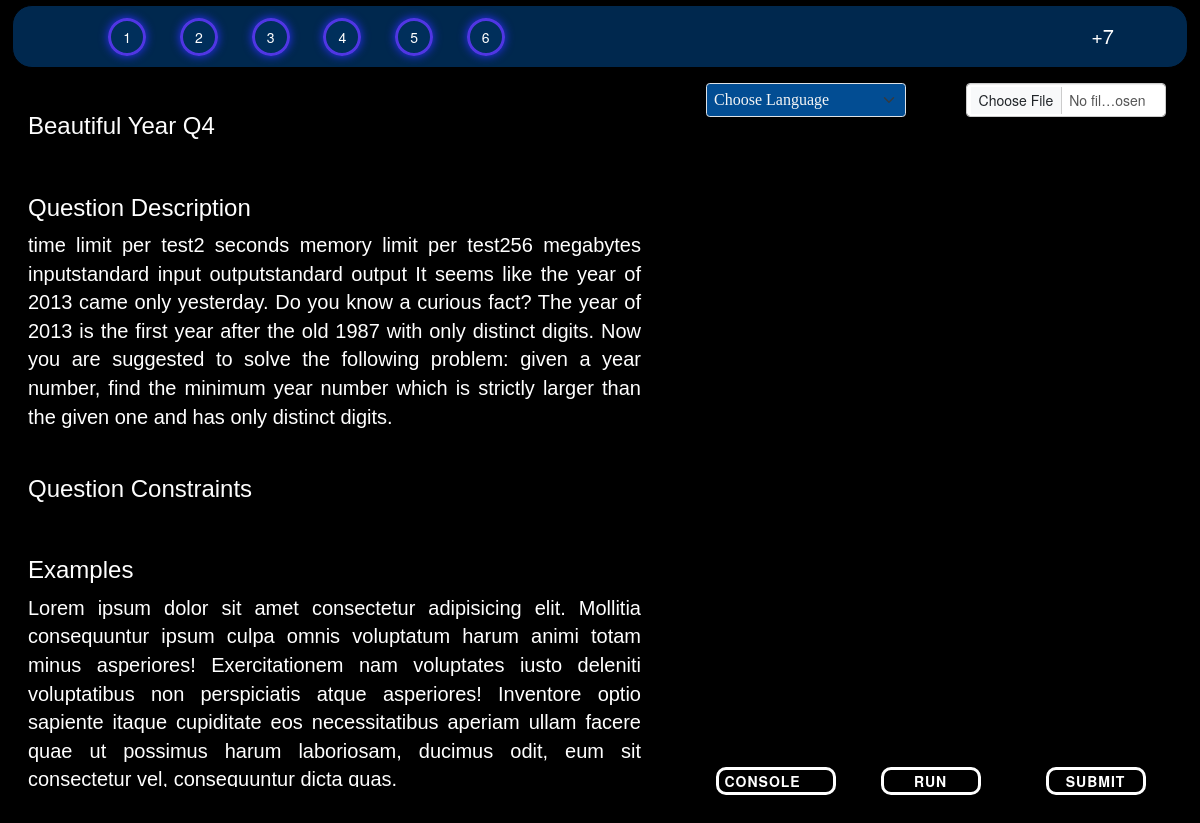
/question/3 (signed in), run on the app's committed database.
### app1/models.py (models this page shows)
class Question(models.Model):
    q_id = models.IntegerField(primary_key=True)
    questionNumber = models.IntegerField(null=True)
    q_title = models.CharField(max_length=40)
    q_descrp =models.TextField()
    q_ip_formate = models.TextField(null=True,blank=True)
    q_op_formate = models.TextField(null=True,blank=True)
    q_const = models.TextField(null=True,blank=True)
    q_sip = models.TextField(null=True,blank=True)
    q_sop = models.TextField(null=True,blank=True)
    q_diff_level = models.CharField( max_length=50)
    q_point = models.IntegerField(default=0)
    q_aqrcy = models.IntegerField(default=0)
    q_subns = models.IntegerField(default=0)
    q_time_limit = models.IntegerField(null=True,default=1)
    q_memory_limit = models.IntegerField(null=True,default=50000)
    isForJuniors = models.BooleanField(default=True)
    def __str__(self):
        return f"{self.q_id}"

### app1/views.py (the view)
# urls.py: path('question/', views.questions, name='questions'),
@login_required(login_url='login')
def question(request,id):
    context={}
    user = User.objects.get(username=request.user)
    player = Player.objects.get(user=user)
    team = Team.objects.get(user__username=request.user)
    question = Question.objects.get(questionNumber=id,isForJuniors=player.p_is_junior)
    print("question",question)
    print("this is user : ",user,"with team id : ",team)
    context["question"]=question
    context["player"]=player
    context["team"]=team
    context["isSolved"]=False
    try:
        submission = Submission.objects.filter(team=team,q_id=question,q_status="AC").last()
        print("last accepted submission ",submission)
        context["isSolved"]=True
        context["user_code"]=json.dumps(submission.s_code)
    except:
        try:
            submission = Submission.objects.filter(player=user,q_id=question).last()
            context["isSolved"]=True
            context["user_code"]=json.dumps(submission.s_code)
        except:
            context["isSolved"]=False
            context["user_code"]=json.dumps("#Write your code here..")
    try:
        if submission.s_language == "cpp":
            context["code_lang_cpp"]="cpp"
        if submission.s_language == "c":
            context["code_lang_c"]="c"
    except:
        pass
    print("user code  : ",context["user_code"])
    return render(request,"app1/codingPage.html",context)

### app1/models.py (called while the page is built)
    def __str__(self) -> str:
        return f"{self.id}"

### app1/templates/app1/codingPage.html (shortened to what this page needs)
<!DOCTYPE html>
{% load static %}
<html lang="en">
<head>
    <link rel="stylesheet" href="{% static 'app1/css/codingPage.css' %}">
    <link href="https://cdn.jsdelivr.net/npm/bootstrap@5.3.0-alpha1/dist/css/bootstrap.min.css" rel="stylesheet">
    <link href="https://cdnjs.cloudflare.com/ajax/libs/prism/1.24.1/themes/prism.min.css" rel="stylesheet" />
    <link rel="stylesheet" href="https://maxcdn.bootstrapcdn.com/bootstrap/3.4.1/css/bootstrap.min.css">
</head>
<body class="mainBody" userDetails= {"user":"{{request.user}}","questionNumber":"{{question.questionNumber}}"}>
<section class="head-strip">
   <div class="questions ">
     <div class="queno"><button type="button  "class=" btn  btn-dark" id="qbtn" onclick="location.href='/question/1'">1</button></div>
     <div class="queno"><button type="button " class=" btn btn-dark   " id="qbtn" onclick="location.href='/question/2'">2</button></div>
     <div class="queno"><button type="button " class=" btn btn-dark   " id="qbtn" onclick="location.href='/question/3'">3</button></div>
     <div class="queno"><button type="button " class=" btn btn-dark   " id="qbtn" onclick="location.href='/question/4'">4</button></div>
     <div class="queno"><button type="button " class=" btn btn-dark   " id="qbtn" onclick="location.href='/question/5'">5</button></div>
     <div class="queno"><button type="button " class=" btn btn-dark   " id="qbtn" onclick="location.href='/question/6'">6</button></div>
   </div>
   <div class="score-time">
    <div class="btn-group mx-auto" role="group" aria-label="Basic outlined example">
        <div type="button" class="btn btn-outline-dark "id="score">+7</div>
      </div>
   </div>
</section>
<section class="coding ">
  <div class="questionpart">
    <div class="que-name">
      <h3> {{question.q_title}} </h3>
  </div>
   <div class="quepart que-description" style="height: auto;">
    <h3>Question Description</h3>
    {{question.q_descrp}}
   </div>
   <div class="quepart que-constrains">
    <h3>Question Constraints</h3>
   </div>
   <div class=" quepart que-examples">
    <h3>Examples</h3>
    Lorem ipsum dolor sit amet consectetur adipisicing elit. Mollitia consequuntur ipsum culpa omnis voluptatum harum animi totam minus asperiores! Exercitationem nam voluptates iusto deleniti voluptatibus non perspiciatis atque asperiores! Inventore optio sapiente itaque cupiditate eos necessitatibus aperiam ullam facere quae ut possimus harum laboriosam, ducimus odit, eum sit consectetur vel, consequuntur dicta quas.
   </div>
 </div>
   <form action="" method="POST" id="code_form">
       <div class="codingpart">
    <div class="drop-buttons">
        <div class="lang">
            <select class="form-select langbtn btn-outline-dark " id="langbtn" aria-label="Default select example" style="background-color: rgba(3, 111, 212, 0.696);">
                <option disabled selected value="">Choose Language</option>
              </select>
        </div>
        <div class="choosefile" >
         <input type="file"  class="form-control choosef btn-outline-dark"  id="customFile" accept=".c, .cpp, .py" />
        </div>
    </div>
    <div class="code-section">
      <div   class="codehere" id="editor1" >
      </div>
    </div>
    <div class="submit-strip">
      <div class="console">
        <button type="button" class="console-btn d-flex flex-wrap " data-toggle="collapse" id="console-btn"data-target="#test-cases" >
          Console
        </button>
    </div>
      <div class="submit-btn">
        <button type="button" class="run-btn   btn-outline-dark" id="run_code">Run</button>
      </div>
      <div class="submit-btn">
        <button type="button" class="run-btn  btn-outline-dark" id="submit_code">Submit</button>
      </div>
    </div>
   </div>
  </form>
</section>
</body>
</html>

### app1/static/app1/css/codingPage.css (style rules this page uses)
.mainBody { background-color: black; }
.head-strip { display: grid; grid-template-columns: 50% 50%; height: 7vh; margin: 5px auto; width: 98vw; border: 1px solid black; border-radius: 20px; background-color: rgba(0, 49, 95, 0.829); }
.queno { display: inline ; margin: 0px 15px; }
.questions { margin: auto; }
#qbtn { border-radius: 100%; background-color: rgba(0, 49, 95, 0.829); border-width: 3px; border-color: #5036e4; box-shadow: 0 0 10px #2b2fff; color: white; }
.score-time { margin: auto 5vw auto auto; }
.drop-buttons { display: grid; grid-template-columns: 50% 50%; padding: 0px 20px; }
.choosefile .choosef { width: 200px; margin-left: auto; }
#langbtn { width: 200px; font-family: 'Quicksand,sans-serif'; font-size: 16px; color: whitesmoke; }
.coding { height: 80vh; margin: 5px; display: grid; grid-template-columns: 55% 45%; margin: auto; justify-content: center; padding:10px ; }
.questionpart { margin:0px auto; padding: 0px 8px; display: grid; grid-template-rows: auto; overflow-x: hidden; overflow-y: scroll; }
.codingpart { height: 100%; margin:0px auto; width: 90%; display: grid; grid-template-rows: 7% 88% 7%; }
.code-section { margin-top: 3%; display: grid; padding-bottom: 10px; }
.codehere { border-radius: 20px; display: flex; flex-direction: column; overflow-y: auto; }
#editor1 { margin-bottom: 20px; height: 100%; width: 100%; }
.console-btn { width: 120px; margin-left: 10px; border-radius: 10px; }
.submit-strip { display: grid; grid-template-columns:33% 33% 33% ; }
.submit-btn { padding: 0; }
.run-btn { border-radius: 10px; }
.submit-btn button { width: 100px; }
#score,#time { color: white; font-size: 20px; }
.console-btn,.run-btn { border: none; font-family: inherit; font-size: inherit; color: inherit; background: none; cursor: pointer; display: inline-block; margin: 15px 30px; text-transform: uppercase; letter-spacing: 1px; font-weight: 700; outline: none; position: relative; -webkit-transition: all 0.4s; -moz-transition: all 0.4s; transition: all 0.4s; }
.console-btn,.run-btn { border: 3px solid rgb(255, 255, 255); color: rgb(255, 255, 255); }
.console-btn::after,.run-btn::after { content: ''; position: absolute; z-index: -1; -webkit-transition: all 0.4s; -moz-transition: all 0.4s; transition: all 0.4s; color: black; }
.console-btn:after { width: 0%; height: 100%; top: 0; left: 0; background: rgb(47, 255, 50); color: black; }
.run-btn:after { width: 0%; height: 100%; top: 0; left: 0; background: rgb(47, 255, 50); }
.que-name,.que-constrains { color: rgb(253, 253, 253); border-radius: 20px; padding:10px 10px 10px 10px; margin-bottom: 5px; font-family:'Trebuchet MS', 'Lucida Sans Unicode', 'Lucida Grande', 'Lucida Sans', Arial, sans-serif; font-size: 20px; justify-content: left; text-align: justify; }
.que-description,.que-examples { color: rgb(255, 255, 255); border-radius: 20px; background-color:none; padding:10px 10px 10px 10px; margin-bottom: 5px; font-family:'Trebuchet MS', 'Lucida Sans Unicode', 'Lucida Grande', 'Lucida Sans', Arial, sans-serif; font-size: 20px; text-align:justify; }

### data on the page
Question: q_title "Beautiful Year Q4", q_descrp "time limit per test2 seconds memory limit per test256 megabytes inputstandard input outputstandard output It seems like the year of 2013 came only yesterday. Do you know a curious fact? The year of 2013 is the first year after the old 1987 with only distinct digits. Now you are suggested to solve the following problem: given a year number, find the minimum year number which is strictly larger than the given one and has only distinct digits."
